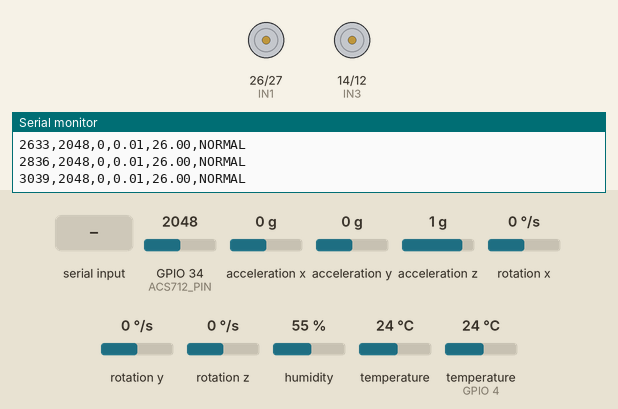
This sketch was run on a simulated ESP32. Parts: motor-driver pin pairs drawn as motors (green arrow = first pin HIGH = forward, orange = second pin HIGH = backward, longer = more drive, scaled by the enable pin), the last lines printed to the serial monitor. The test bench sets the inputs (shaded band); at power-on: GPIO 34 (ACS712_PIN) = 2048, acceleration x 0 g, acceleration y 0 g, acceleration z 1 g, rotation x 0 °/s, rotation y 0 °/s, rotation z 0 °/s, humidity 55 %, temperature 24 °C, temperature (sensor on GPIO 4) 24 °C.

Above: at 3.2 s.
3.3 s: "normal" received over Serial
At 4.17 s:
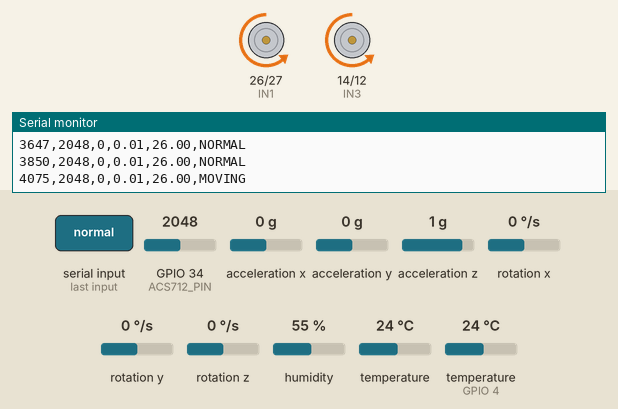
5.7 s: GPIO 34 (ACS712_PIN) set to 2159
At 6.8 s:
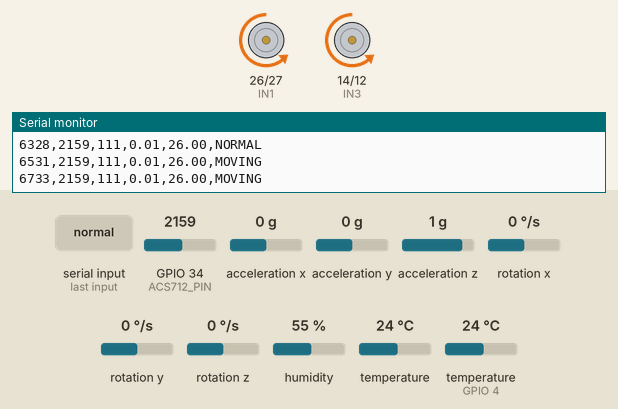
8.0 s: GPIO 34 (ACS712_PIN) set to 1228
At 8.5 s:
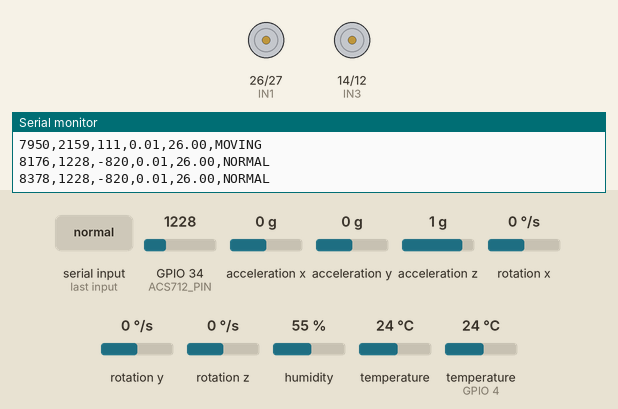
9.6 s: "blocked" received over Serial
At 10.5 s:
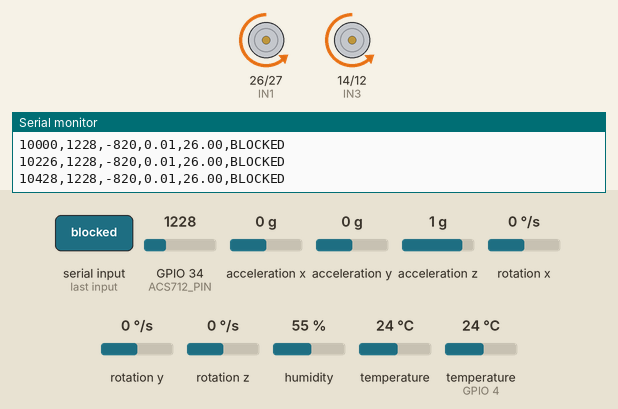
11.5 s: "n" received over Serial
At 12.4 s:
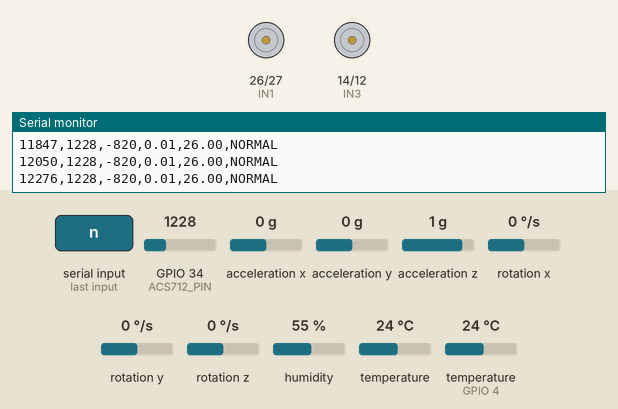
Timing chart, 0 to 14.1 s (numbered marks = the images above; inputs shaded):
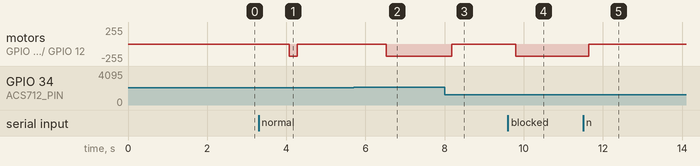

Measured:
- after the input at 3.3 s, motor on GPIO 26 (IN1) / GPIO 27 (IN2), motor on GPIO 14 (IN3) / GPIO 12 (IN4): stopped → backward 180/255 after 0.78 s, → stopped 0.20 s later
- after the input at 5.7 s, motor on GPIO 26 (IN1) / GPIO 27 (IN2), motor on GPIO 14 (IN3) / GPIO 12 (IN4): stopped → backward 180/255 after 0.83 s
- after the input at 8.0 s, motor on GPIO 26 (IN1) / GPIO 27 (IN2), motor on GPIO 14 (IN3) / GPIO 12 (IN4): backward 180/255 → stopped after 0.18 s
- after the input at 9.6 s, motor on GPIO 26 (IN1) / GPIO 27 (IN2), motor on GPIO 14 (IN3) / GPIO 12 (IN4): stopped → backward 180/255 after 0.20 s
- after the input at 11.5 s, motor on GPIO 26 (IN1) / GPIO 27 (IN2), motor on GPIO 14 (IN3) / GPIO 12 (IN4): backward 180/255 → stopped after 0.15 s

The sketch:

data_collection_working.ino
```cpp
#include <Wire.h>
#include <Adafruit_MPU6050.h>
#include <Adafruit_Sensor.h>
#include <DHT.h>

// ----------- Pins -----------
#define ACS712_PIN 34
#define DHT_PIN 4
#define DHT_TYPE DHT11

// Motors
#define IN1 26
#define IN2 27
#define ENA 25

#define IN3 14
#define IN4 12
#define ENB 33

// ----------- Objects -----------
Adafruit_MPU6050 mpu;
DHT dht(DHT_PIN, DHT_TYPE);

// ----------- Variables -----------
int baseline_raw = 0;
bool baseline_set = false;

String state = "NORMAL";
String command = "normal";  // normal / moving / blocked / auto

// Time filtering
int blocked_count = 0;
int moving_count = 0;

const int CONFIRM_COUNT = 4;

// ----------- Setup -----------
void setup() {
  Serial.begin(115200);

  pinMode(IN1, OUTPUT);
  pinMode(IN2, OUTPUT);
  pinMode(ENA, OUTPUT);

  pinMode(IN3, OUTPUT);
  pinMode(IN4, OUTPUT);
  pinMode(ENB, OUTPUT);

  dht.begin();

  if (!mpu.begin()) {
    Serial.println("MPU6050 not found!");
    while (1);
  }

  Serial.println("time,raw,delta,vibration,temp,state");

  delay(2000);
}

// ----------- Motor Control -----------
void moveForward() {
  digitalWrite(IN1, LOW);
  digitalWrite(IN2, HIGH);

  digitalWrite(IN3, LOW);
  digitalWrite(IN4, HIGH);

  analogWrite(ENA, 180);
  analogWrite(ENB, 180);
}

void stopMotor() {
  analogWrite(ENA, 0);
  analogWrite(ENB, 0);
}

// ----------- Loop -----------
void loop() {

  // ----------- Serial Control -----------
  if (Serial.available()) {
    char c = Serial.read();

    if (c == 'm') command = "moving";
    if (c == 'b') command = "blocked";
    if (c == 'n') command = "normal";
    if (c == 'a') command = "auto";
  }

  int raw = analogRead(ACS712_PIN);

  // ----------- Baseline (ONLY when normal) -----------
  if (!baseline_set && command == "normal") {
    baseline_raw = raw;
    baseline_set = true;
  }

  int delta = raw - baseline_raw;

  // ----------- MPU6050 -----------
  sensors_event_t a, g, temp_mpu;
  mpu.getEvent(&a, &g, &temp_mpu);

  float accel_mag = sqrt(
    a.acceleration.x * a.acceleration.x +
    a.acceleration.y * a.acceleration.y +
    a.acceleration.z * a.acceleration.z
  );

  float vibration = abs(accel_mag - 9.8);

  // ----------- Temperature -----------
  float temperature = dht.readTemperature();

  if (isnan(temperature) || temperature < 10) {
    temperature = 30.0;
  }

  temperature += 2.0;

  // ----------- Decision Logic -----------

  if (command == "moving") {
    state = "MOVING";
    moveForward();
  }
  else if (command == "blocked") {
    state = "BLOCKED";
    moveForward();
  }
  else if (command == "normal") {
    state = "NORMAL";
    stopMotor();
  }
  else {
    // -------- AUTO MODE --------

    if (delta > 150 && vibration < 0.5) {
      blocked_count++;
    } else {
      blocked_count = 0;
    }

    if (delta > 50 && delta <= 150) {
      moving_count++;
    } else {
      moving_count = 0;
    }

    if (blocked_count >= CONFIRM_COUNT) {
      state = "BLOCKED";
      stopMotor();
    }
    else if (moving_count >= CONFIRM_COUNT) {
      state = "MOVING";
      moveForward();
    }
    else {
      state = "NORMAL";
      stopMotor();
    }
  }

  // ----------- Output -----------
  Serial.print(millis());
  Serial.print(",");
  Serial.print(raw);
  Serial.print(",");
  Serial.print(delta);
  Serial.print(",");
  Serial.print(vibration);
  Serial.print(",");
  Serial.print(temperature);
  Serial.print(",");
  Serial.println(state);

  delay(200);
}
```
